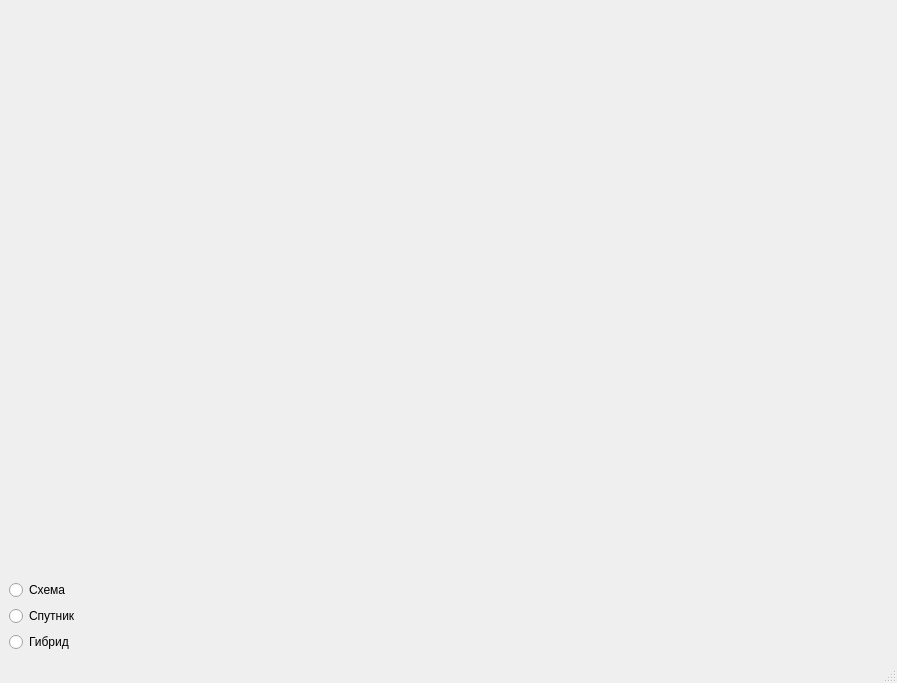
<?xml version="1.0" encoding="UTF-8"?>
<ui version="4.0">
 <class>MainWindow</class>
 <widget class="QMainWindow" name="MainWindow">
  <property name="geometry">
   <rect>
    <x>0</x>
    <y>0</y>
    <width>897</width>
    <height>683</height>
   </rect>
  </property>
  <property name="windowTitle">
   <string>MainWindow</string>
  </property>
  <widget class="QWidget" name="centralwidget">
   <layout class="QVBoxLayout" name="verticalLayout">
    <item>
     <widget class="QLabel" name="label">
      <property name="text">
       <string/>
      </property>
     </widget>
    </item>
    <item>
     <widget class="QRadioButton" name="radioButton">
      <property name="text">
       <string>Схема</string>
      </property>
     </widget>
    </item>
    <item>
     <widget class="QRadioButton" name="radioButton_2">
      <property name="text">
       <string>Спутник</string>
      </property>
     </widget>
    </item>
    <item>
     <widget class="QRadioButton" name="radioButton_3">
      <property name="text">
       <string>Гибрид</string>
      </property>
     </widget>
    </item>
   </layout>
  </widget>
  <widget class="QMenuBar" name="menubar">
   <property name="geometry">
    <rect>
     <x>0</x>
     <y>0</y>
     <width>897</width>
     <height>21</height>
    </rect>
   </property>
  </widget>
  <widget class="QStatusBar" name="statusbar"/>
 </widget>
 <resources/>
 <connections/>
</ui>
